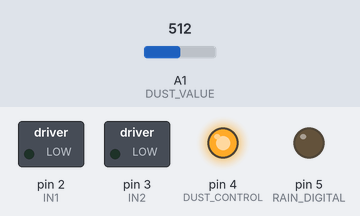
Simulated run of this sketch. Board: Arduino Uno, built with avr-gcc and run on an emulated ATmega328P. On the bench: switched loads named in the sketch (green lamp = pin HIGH), output pins drawn as LEDs (lit = HIGH). The test bench sets the inputs (shaded band); at power-on: A1 (DUST_VALUE) = 512. What the sketch prints to the serial monitor is not drawn.

Above: at 1.2 s.
1.3 s: A1 (DUST_VALUE) set to 132
4.3 s: A1 (DUST_VALUE) set to 114
Timing chart, 0 to 7.3 s (numbered marks = the images above; inputs shaded):
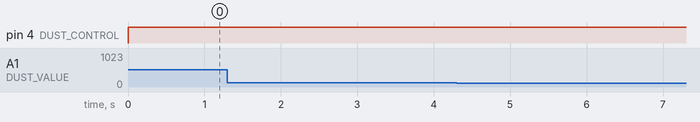

The sketch:

ioTest.ino
```cpp
//#define MOTOR_DRIVER
#define DUST_SENSOR
//#define RAIN_SENSOR
#define DEBUG

#define MOTOR_CONTROL A0          // MotorDriver
#define IN1 2
#define IN2 3
#define DUST_VALUE A1             // DustSensor
#define DUST_CONTROL 4
#define RAIN_ANALOG A2            // RainSensor
#define RAIN_DIGITAL 5

const int samplingTime = 280;     // DustSensor
const int deltaTime = 40;
const int sleepTime = 9680;
float dustValue = 0;
float calcVoltage = 0;
float dustDensity = 0;

void WindowState(char *order);
int MeasureDust();

void setup() {
  pinMode(IN1,OUTPUT);            // MotorDriver
  pinMode(IN2,OUTPUT);
  pinMode(MOTOR_CONTROL,INPUT);
  pinMode(DUST_CONTROL,OUTPUT);   // DustSensor
  pinMode(DUST_VALUE,INPUT);
  pinMode(RAIN_DIGITAL,OUTPUT);   // ## IN 아님?
  Serial.begin(9600);
}

void loop() {
  #ifdef MOTOR_DRIVER
  int motorVal = analogRead(MOTOR_CONTROL);
  #ifdef DEBUG
  Serial.print(motorVal);
  #endif
  if(motorVal<=342){        // 0~1.67V
    WindowState("close");
    #ifdef DEBUG
    Serial.println(" - close");
    #endif
  }
  else if(motorVal<=684 ){  // 1.67~3.34V
    WindowState("stop");
    #ifdef DEBUG
    Serial.println(" - stop");
    #endif
  }
  else{                                      // 3.34~5V
    WindowState("open");
    #ifdef DEBUG
    Serial.println(" - open");
    #endif
  }

  #endif

  #ifdef DUST_SENSOR
  dustValue = MeasureDust();

  calcVoltage = dustValue * 5. / 1024.;
  dustDensity = 0.17 * calcVoltage - 0.1;
  #ifdef DEBUG
  Serial.print("Raw Signal Value (0-1023): ");
  Serial.print(dustValue);
  Serial.print(" - Voltage: ");
  Serial.print(calcVoltage);
  Serial.print(" - Dust Density: ");
  Serial.println(dustDensity); // unit: mg/m3
  #endif
  #endif

  #ifdef RAIN_SENSOR
  //analog output
  int rain = analogRead(RAIN_ANALOG);
  Serial.print("Raw Rain Val (0-1023): ");
  Serial.print(rain);
  if(rain<300)
    #ifdef DEBUG
    Serial.println(" - Rain");
    #endif
  else
    #ifdef DEBUG
    Serial.println(" - No Rain");
    #endif

  // //digital output
  // if(digitalRead(2) == HIGH) Serial.println("No Rain Detected");
  // else Serial.println("Rain Detected");
  //delay(250);
  #endif
}

int MeasureDust(){
  int value = 0;
  digitalWrite(DUST_CONTROL,LOW);   // ### HIGH 아닌가?
  //digitalWrite(DUST_CONTROL,HIGH);
  delayMicroseconds(samplingTime);
  value = analogRead(DUST_VALUE);
  delayMicroseconds(deltaTime);
  digitalWrite(DUST_CONTROL,HIGH);  // ### LOW 아닌가?
  //digitalWrite(DUST_CONTROL,LOW);
  delayMicroseconds(sleepTime);

  return value;
}

void WindowState(char *order){
  if(order=="open"){
    digitalWrite(IN1,HIGH);
    digitalWrite(IN2,LOW);
  }
  else if(order=="close"){
    digitalWrite(IN1,LOW);
    digitalWrite(IN2,HIGH);
  }
  else if(order=="stop"){
    digitalWrite(IN1,LOW);
    digitalWrite(IN2,LOW);
  }
}
```
